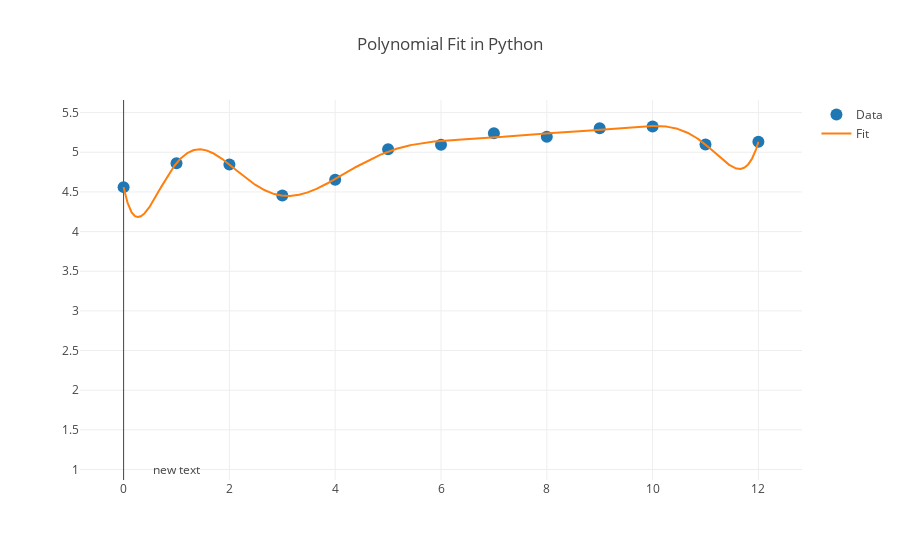

Notebook cell for this chart:
### Code cell
china = len(China_Data_LL)
china_days = 2835
china_power = 10
PRC_13yr_LL = interploation_1d(China_Data_LL, china, china_days, china_power)

### Figure 1 — Plotly figure (JSON) as saved in the notebook; plotly's stock layout.template omitted (floating-point values rounded to 4 significant figures; data arrays with more than 128 entries replaced by an {"elided": "..."} marker saying what was removed)
{"data": [{"marker": {"size": 12}, "mode": "markers", "name": "Data", "type": "scatter", "uid": "6a1a185d-7fa2-4ce8-a317-7e54128f0a21", "x": [0, 1, 2, 3, 4, 5, 6, 7, 8, 9, 10, 11, 12], "y": [4.56, 4.863, 4.846, 4.454, 4.653, 5.037, 5.095, 5.241, 5.196, 5.304, 5.325, 5.099, 5.131]}, {"mode": "lines", "name": "Fit", "type": "scatter", "uid": "3e342ff3-d70a-41db-88b1-8af3f1bd6a2d", "x": {"elided": "2835 float values"}, "y": {"elided": "2835 float values"}}], "layout": {"annotations": [{"showarrow": false, "x": 1, "y": 1}], "title": {"text": "Polynomial Fit in Python"}}}
